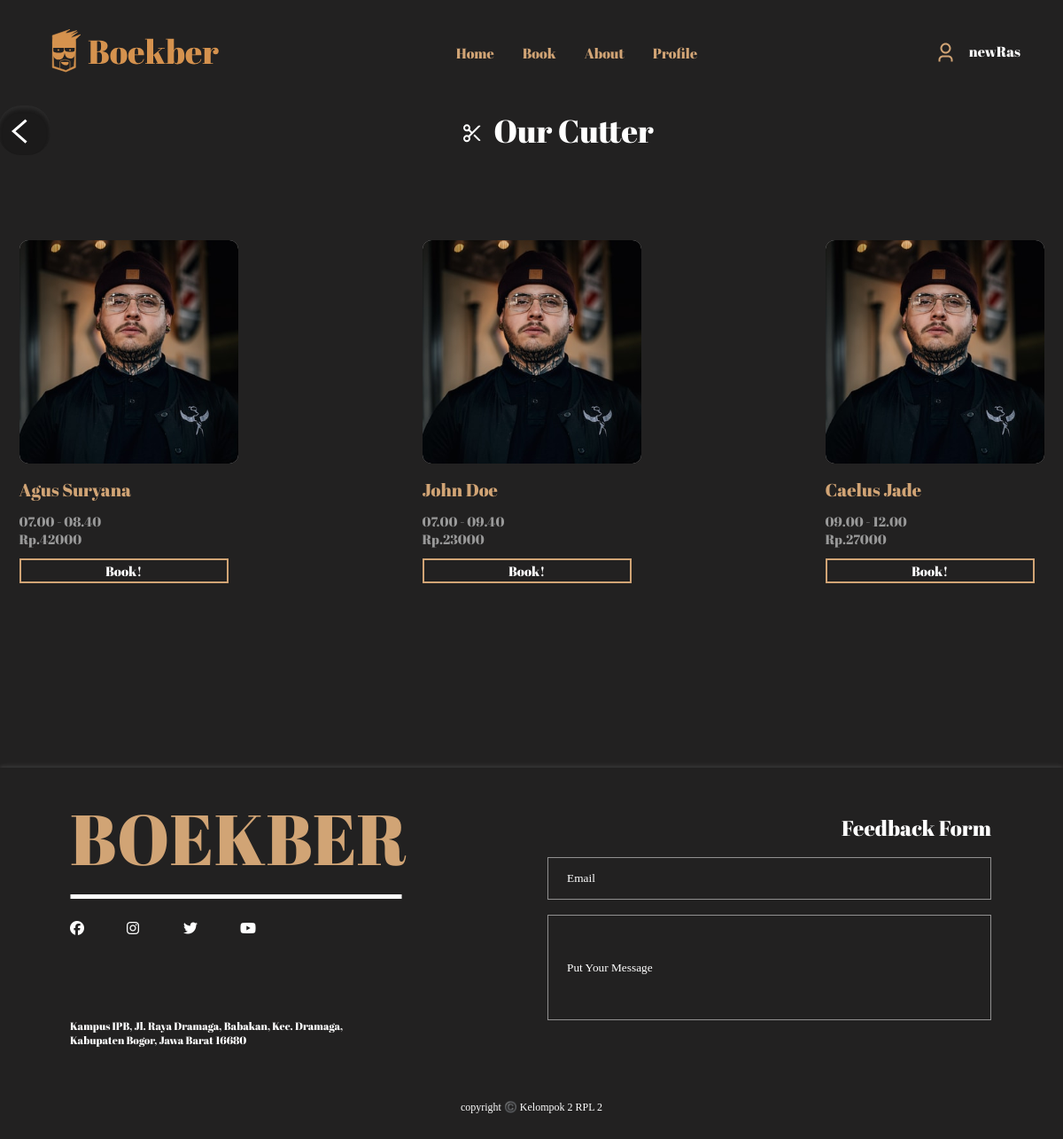
The page /Features/Barber/Barber.php (signed in) on the database its author committed.
### tables this page shows
CREATE TABLE `user` (
  `id` int(32) NOT NULL,
  `Username` varchar(255) NOT NULL,
  `Password` varchar(255) NOT NULL,
  `Email` varchar(255) NOT NULL,
  `Phone_Number` varchar(255) NOT NULL
);

CREATE TABLE `tukang_cukur` (
  `idBarber` int(32) NOT NULL,
  `Username` varchar(255) NOT NULL,
  `Password` varchar(255) NOT NULL,
  `Email` varchar(255) NOT NULL,
  `Price` double NOT NULL,
  `nama_barber` varchar(32) NOT NULL,
  `Service_Hour` varchar(24) NOT NULL
);

### Features/Barber/Barber.php (the view, shortened to what this page needs)
<?php
include("../../Component/Configuration/configuration.php");
$iduser = $_SESSION["id"];
$QueryID = mysqli_query($con, "SELECT * FROM user WHERE id = '$iduser'");
?>
<!DOCTYPE html>
<html lang="en">
<head>
    <link rel="stylesheet" href="Barber.css">
</head>
<body>
    <div class="container-navbar">
        <div class="navbar-logo">
            <img src="./../../Asset/Navbar Logo.svg" alt="Boekber">
        </div>
        <div class="navbar-list">
            <a href="../../Features/Home/Home_after_login.php">
                <li>Home</li>
            </a>
            <a href="../../Features/Book/Book.php">
                <li>Book</li>
            </a>
            <a href="About.php">
                <li>About</li>
            </a>
            <a href="../Profile/Profile.php">
                <li>Profile</li>
            </a>
        </div>
        <div class="navbar-profile">
            <img src="../../Asset//User Icon.svg" alt="Icon">
            <?php
            while ($baris = mysqli_fetch_array($QueryID)) {
                echo "<h2> $baris[Username]</h2>";
            }
            ?>
        </div>
    </div>
    <section>
        <div class="barber-header">
            <div class="barber-return-arrow">
                <a href="../Book/Book.php">
                    <img src="../../Asset/return_arrow.svg">
                </a>
            </div>
            <img src="../../Asset/Booking-Scissor-Icon.svg">
            <h2>Our Cutter</h2>
        </div>
        <div class="barber-container">
            <div class="barber-wrapper">
                <?php
                for ($BarberID = 1; $BarberID < 4; $BarberID++) {
                    $QueryBarber = mysqli_query($con, "SELECT * FROM `tukang_cukur` WHERE idBarber = '$BarberID'");
                    echo '<div class="barber">';
                    while ($Barber = mysqli_fetch_array($QueryBarber)) {
                        echo    '<img src="../../Asset/Barber-Placeholder-pic.svg" alt="Barber Placeholder">';
                        echo "<h2> $Barber[nama_barber]</h2>";
                        echo "<h3> $Barber[Service_Hour]</h2>";
                        echo "<h3> Rp.$Barber[Price]</h2>";
                        echo '<button type="submit">';
                        echo '<a class = "barber-link" href="../../Features/Order/Order.php"> Book! </a>';
                        echo '</button>';
                    }
                    echo '</div>';
                }
                ?>
            </div>
        </div>
    </section>
    <Footer>
        <div class="footer">
            <div class="footer-container-left">
                <div class="footer-spotlight">
                    <div class="footer-header">
                        <h2>BOEKBER</h2>
                        <img src="../../Asset/Footer Line.svg" />
                    </div>
                    <div class="footer-social">
                        <a href="#"><i class="fa-brands fa-facebook"></i></a>
                        <a href="#"><i class="fa-brands fa-instagram"></i></a>
                        <a href="#"><i class="fa-brands fa-twitter"></i></a>
                        <a href="#"><i class="fa-brands fa-youtube"></i></a>
                    </div>
                </div>
                <div class="footer-address">
                    <p>
                        Kampus IPB, Jl. Raya Dramaga, Babakan, Kec. Dramaga,<br />
                        Kabupaten Bogor, Jawa Barat 16680
                    </p>
                </div>
            </div>
            <div class="footer-container-right">
                <h2>Feedback Form</h2>
                <div class="input">
                    <div class="input-email">
                        <input type="text" placeholder="Email" />
                    </div>
                    <div class="input-message">
                        <input type="text" placeholder="Put Your Message" />
                    </div>
                </div>
            </div>
        </div>
        <div class="footer-copyright">
            <p>copyright ©️ Kelompok 2 RPL 2</p>
        </div>
    </Footer>
</body>
</html>

### Features/Barber/Barber.css (style rules this page uses)
* { margin: 0; padding: 0; }
body { font-family: 'Plus Jakarta Sans'; background-color: #222121; }
.container-navbar { display: flex; justify-content: space-between; align-items: center; background-color: #222121; padding-top: 2rem; padding-left: 3rem; padding-right: 3rem; padding-bottom: 2rem; }
.navbar-profile { display: flex; flex-direction: row; }
.navbar-profile h2 { padding-left: 14px; font-family: 'Abril Fatface'; font-style: normal; font-weight: 400; font-size: 16px; line-height: 22px; color: white; }
.navbar-list { display: flex; gap: 2rem; }
.navbar-list li { list-style: none; color: #D1A475; font-weight: 500; font-family: 'Abril Fatface'; font-style: normal; font-weight: 400; font-size: 16px; line-height: 22px; }
.navbar-list a { text-decoration: none; }
.barber-header { display: flex; justify-content: center; align-items: center; }
.barber-header h2 { font-family: 'Abril Fatface'; font-style: normal; font-weight: 400; font-size: 36px; line-height: 49px; color: #FFFFFF; }
.barber-header img { margin: 0 .75rem 0 0; transform: translateY(.2rem); }
.barber-return-arrow { display: flex; justify-content: center; align-items: center; width: 59px; height: 56.02px; background: #1B1A1A; box-shadow: inset 0px 4px 4px rgba(92, 92, 92, 0.25); border-radius: 25.6263px; transform: translateX(-29rem); }
.barber-container { display: flex; justify-content: center; }
.barber-wrapper { padding: 6rem 0 0 0; display: grid; grid-template-columns: repeat(3, minmax(0, 1fr)); grid-template-rows: repeat(1, minmax(0, 1fr)); gap: 13rem; }
.barber h2 { padding: .75rem 0 .75rem 0; font-family: 'Abril Fatface'; font-style: normal; font-weight: 400; font-size: 20px; line-height: 27px; color: #D1A475; }
.barber h3 { font-family: 'Abril Fatface'; font-style: normal; font-weight: 400; font-size: 15px; line-height: 20px; color: #999999; }
.barber-link { text-decoration: none; color: #FFFFFF; }
button { font-family: 'Abril Fatface'; font-style: normal; font-weight: 400; font-size: 15px; line-height: 20px; width: 236px; height: 28px; border: 2px solid #D1A475; transition: .3s; color: #D1A475; background: transparent; text-decoration: none; margin: .75rem 0 0 0; }
Footer { margin: 13rem 0 0 0; background-color: #222121; box-shadow: 0px -2px 4px rgba(255, 255, 255, 0.1); }
.footer { display: flex; justify-content: space-between; }
.footer-container-left { display: flex; flex-direction: column; align-items: flex-start; padding: 25px 0 0 79px; }
.footer-header h2 { color: #D1A475; font-family: 'Abril Fatface'; font-style: normal; font-weight: 400; font-size: 80px; }
.footer-social { display: flex; gap: 40px; padding: 20px 0 0 0; }
.footer-social i { color: white; width: 24px; height: 24px; }
.footer-address p { font-family: 'Abril Fatface'; font-style: normal; font-weight: 400; font-size: 12px; line-height: 16px; padding: 86px 0 0 0; color: #FFFFFF; }
.footer-container-right { display: flex; flex-direction: column; align-items: flex-end; padding: 52px 81px 0 0; }
.footer-container-right h2 { color: #FFFFFF; font-family: 'Abril Fatface'; font-style: normal; font-weight: 400; font-size: 24px; line-height: 32px; }
.input-email input { font-family: 'EB Garamond'; color: #FFFFFF; width: 499px; height: 46px; background-color: transparent; margin: 17px 0 0 0; border: 1px solid rgba(255, 255, 255, 0.5); }
.input-email ::placeholder { color: #FFFFFF; padding-left: 21px; }
.input-message input { font-family: 'EB Garamond'; color: #FFFFFF; width: 499px; height: 117px; background-color: transparent; margin: 17px 0 0 0; border: 1px solid rgba(255, 255, 255, 0.5); }
.input-message ::placeholder { color: #FFFFFF; padding-left: 21px; }
.footer-copyright { display: flex; justify-content: center; padding: 60px 0 0 0; }
.footer-copyright p { color: #FFFFFF; font-family: 'EB Garamond'; font-style: normal; font-weight: 400; font-size: 12px; line-height: 16px; padding-bottom: 28px; }

### rows shown on the page
user: Username "newRas"
tukang_cukur: nama_barber "Agus Suryana", Service_Hour "07.00 - 08.40", Price "42000"
tukang_cukur: nama_barber "John Doe", Service_Hour "07.00 - 09.40", Price "23000"
tukang_cukur: nama_barber "Caelus Jade", Service_Hour "09.00 - 12.00", Price "27000"
